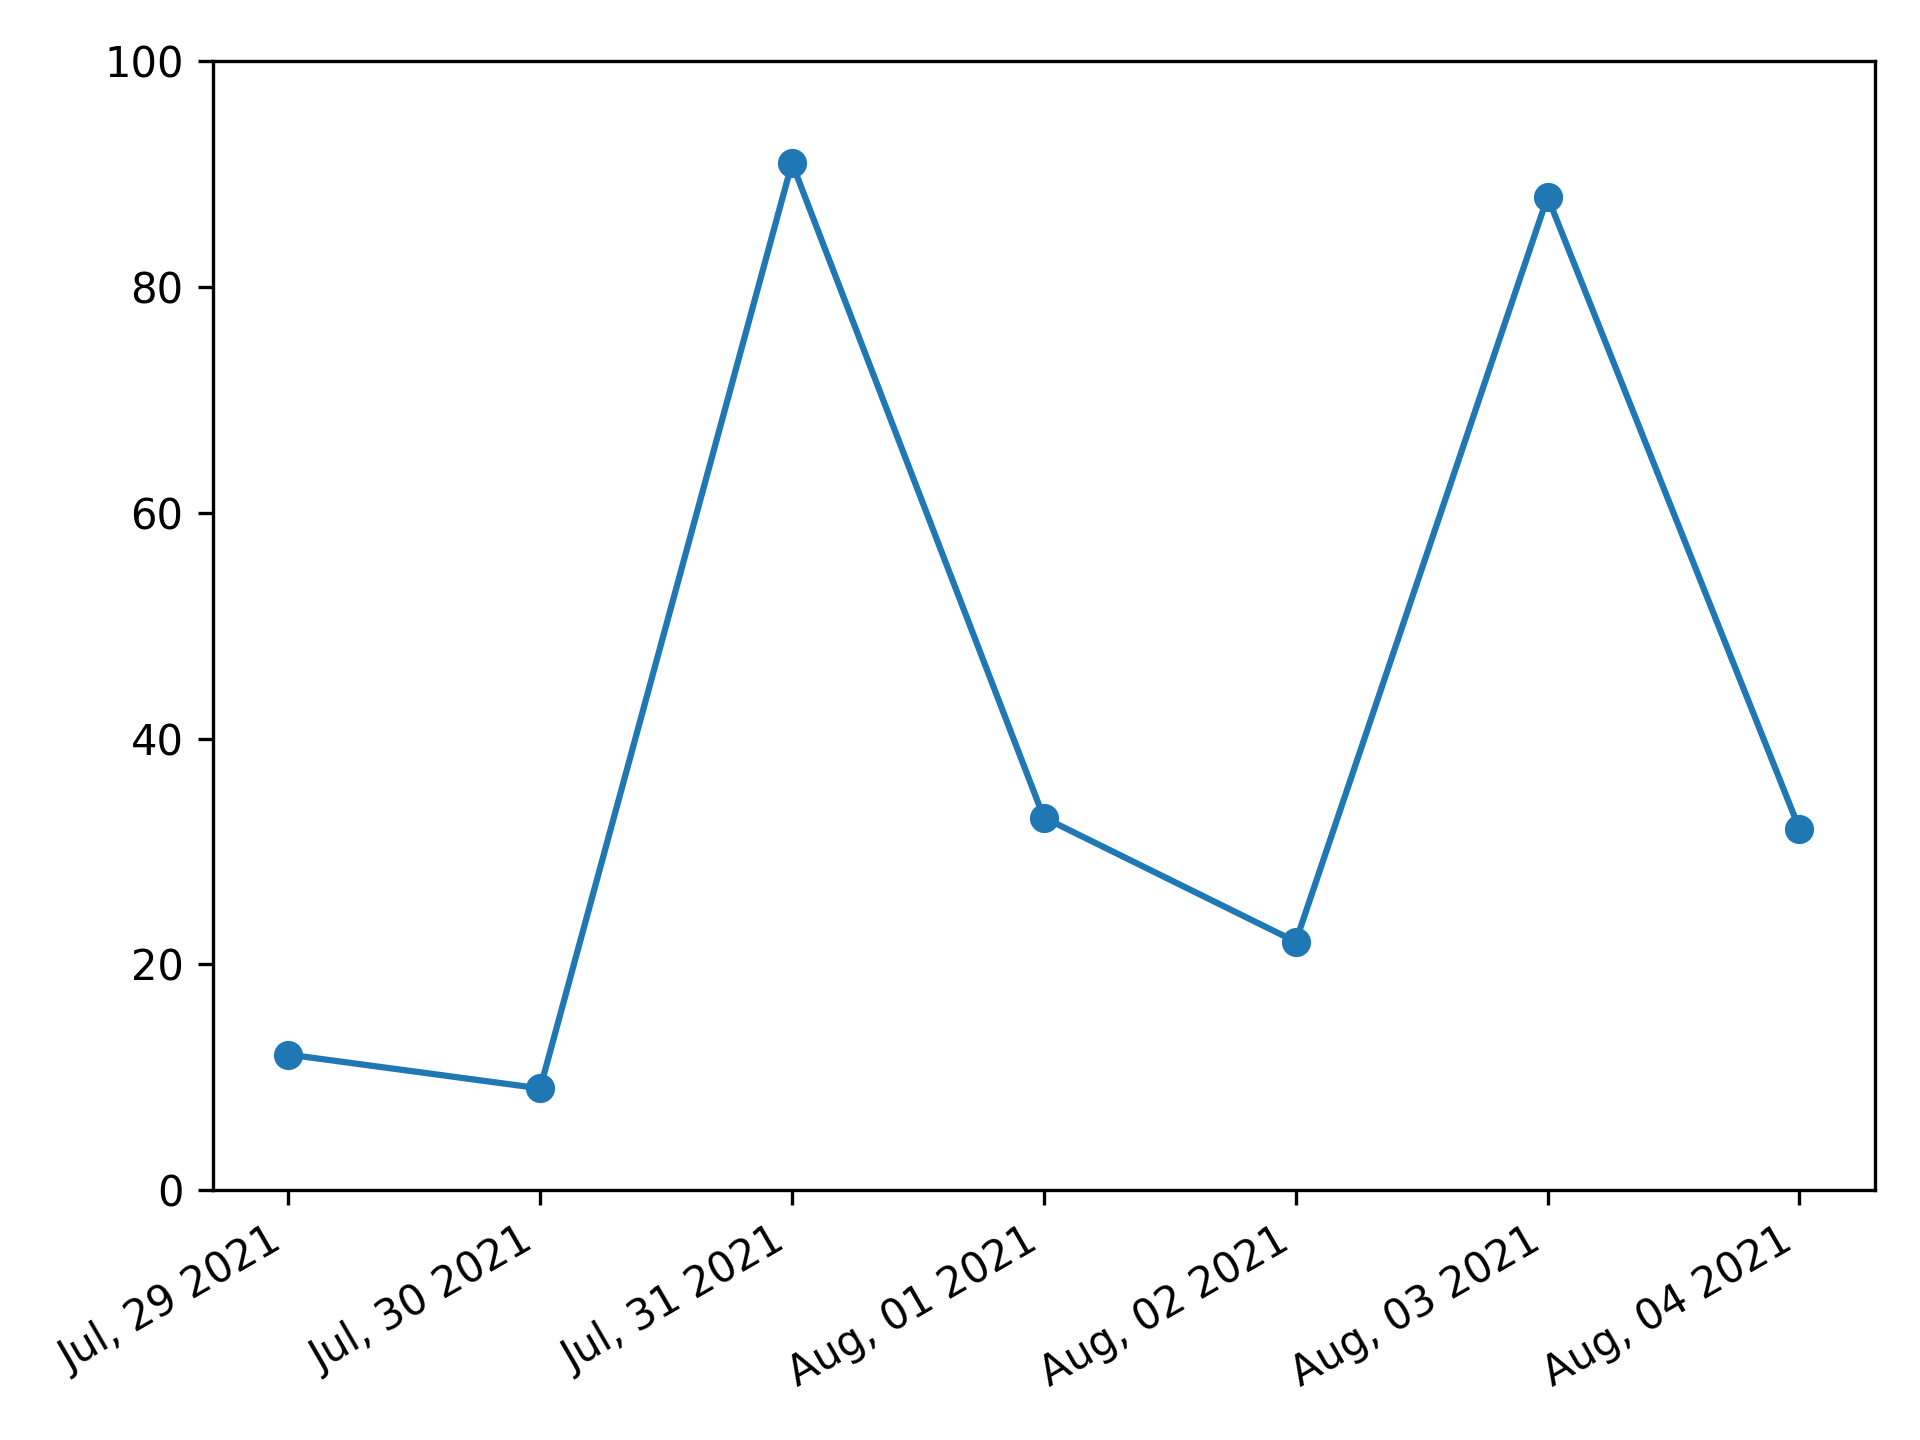

The Python source for this figure:
# Importing necesssary libraries
import pandas as pd
from datetime import datetime, timedelta
import matplotlib.pyplot as plt
from matplotlib import dates as mpl_dates
import numpy as np

# Defining values
dates = [ datetime(2021,7,29), datetime(2021,7,30), datetime(2021,7,31), datetime(2021,8,1),
            datetime(2021,8,2), datetime(2021,8,3), datetime(2021,8,4) ]
values = list(np.random.randint(low = 0,high=100,size=7))
date_fmt = mpl_dates.DateFormatter('%b, %d %Y')

# PLotiing graph
plt.plot_date(dates, values, linestyle='solid')

# Setting Y axis limits
plt.ylim((0,100))

# Setting figure and axis
plt.gcf().autofmt_xdate()
plt.gca().xaxis.set_major_formatter(date_fmt)

# Adjust some padding to graph
plt.tight_layout()

#Saving graph as png
plt.savefig('time_plot_1.png', dpi=300)

# Showing graph as output
plt.show()
